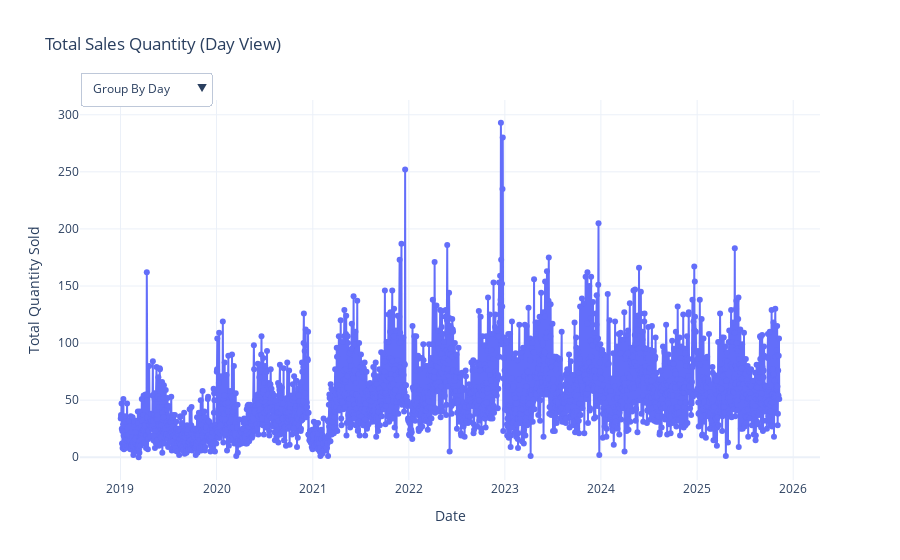

The cell this chart's notebook holds for it:
### Code cell
# Visualize Data to Identify Patterns and Seasonality
plot_interactive_sales_dashboard(data)
